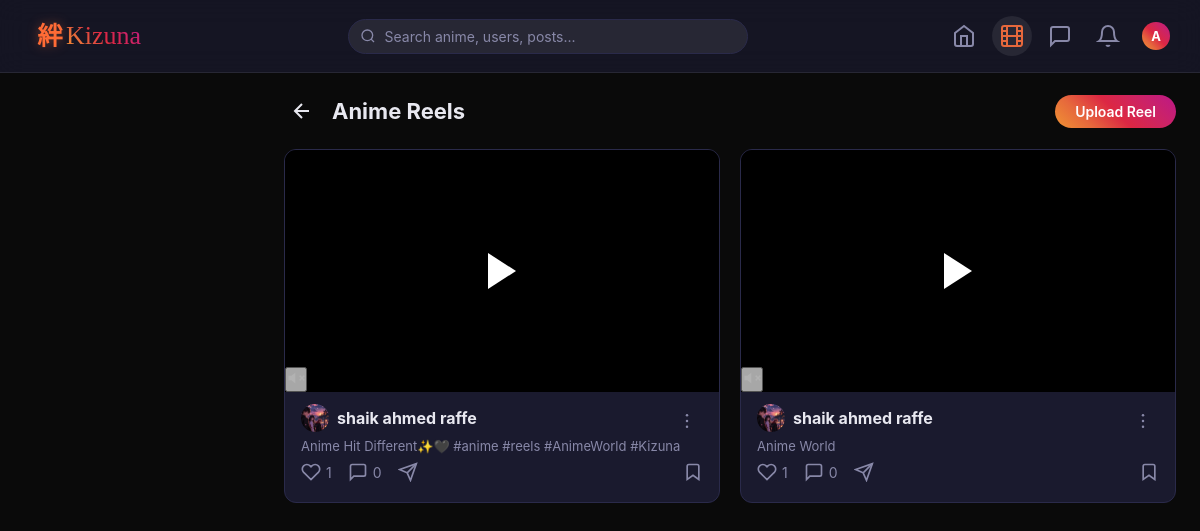
Page /reels/ (signed in) on the committed database.
### Feeds_section/models.py (models this page shows, shortened)
class Reel(models.Model):
    user = models.ForeignKey(User, on_delete=models.CASCADE, related_name='reels')
    video = models.FileField(upload_to='reels/')
    caption = models.TextField(max_length=500, blank=True)
    created_at = models.DateTimeField(auto_now_add=True)
    class Meta:
        ordering = ['-created_at']
    @property
    def likes_count(self):
        return self.reel_likes.count()
    @property
    def comments_count(self):
        return self.reel_comments.count()

### Profile/models.py (models this page shows, shortened)
class UserProfile(models.Model):
    COMMENT_CHOICES = [('everyone', 'Everyone'), ('following', 'People You Follow'), ('nobody', 'No One')]
    TAG_CHOICES = [('everyone', 'Everyone'), ('following', 'People You Follow'), ('nobody', 'No One')]
    user = models.OneToOneField(User, on_delete=models.CASCADE, related_name='profile')
    bio = models.TextField(max_length=300, blank=True)
    profile_pic = models.ImageField(upload_to='profile_pics/', blank=True)
    followers = models.ManyToManyField(User, related_name='following_profiles', blank=True)
    is_private = models.BooleanField(default=False)
    allow_comments = models.CharField(max_length=10, choices=COMMENT_CHOICES, default='everyone')
    allow_tags = models.CharField(max_length=10, choices=TAG_CHOICES, default='everyone')
    close_friends = models.ManyToManyField(User, related_name='close_friend_of', blank=True)
    blocked_users = models.ManyToManyField(User, related_name='blocked_by', blank=True)

### Feeds_section/views.py (the view)
# urls.py: path('reels/', views.reels, name='reels'),
@login_required
def reels(request):
    all_reels = Reel.objects.select_related('user', 'user__profile').prefetch_related('reel_likes', 'reel_comments')[:20]
    reel_form = ReelForm()
    comment_form = ReelCommentForm()
    recent_convos = Conversation.objects.filter(
        participants=request.user
    ).prefetch_related('participants', 'participants__profile').order_by('-updated_at')[:10]
    recent_chat_users = []
    for conv in recent_convos:
        other = conv.participants.exclude(id=request.user.id).first()
        if other and other not in [u['user'] for u in recent_chat_users]:
            recent_chat_users.append({
                'user': other,
                'username': other.username,
                'pic_url': other.profile.profile_pic.url if other.profile.profile_pic else '',
                'initial': other.username[0].upper(),
            })
    reel_liked_ids = set(ReelLike.objects.filter(user=request.user).values_list('reel_id', flat=True))
    reel_saved_ids = set(SavedReel.objects.filter(user=request.user).values_list('reel_id', flat=True))
    return render(request, 'reels/reels.html', {
        'reels': all_reels,
        'reel_form': reel_form,
        'comment_form': comment_form,
        'recent_chat_users': recent_chat_users,
        'reel_liked_ids': reel_liked_ids,
        'reel_saved_ids': reel_saved_ids,
    })

### Feeds_section/forms.py
class ReelForm(forms.ModelForm):
    class Meta:
        model = Reel
        fields = ['video', 'caption']
        widgets = {
            'video': forms.FileInput(attrs={'accept': 'video/*'}),
            'caption': forms.Textarea(attrs={
                'placeholder': 'Write a caption...',
                'rows': 2,
            }),
        }

class ReelCommentForm(forms.ModelForm):
    class Meta:
        model = ReelComment
        fields = ['text']
        widgets = {
            'text': forms.TextInput(attrs={
                'placeholder': 'Add a comment...',
            }),
        }

### templates/reels/reels.html (shortened to what this page needs)
{% extends 'base_app.html' %}
{% block content %}
<div class="reels-page">
    <div class="reels-header">
        <div style="display:flex;align-items:center;gap:12px;">
            <a href="{% url 'home' %}" class="back-btn" title="Back">
                <svg viewBox="0 0 24 24" width="24" height="24" fill="none" stroke="currentColor" stroke-width="2"><line x1="19" y1="12" x2="5" y2="12"/><polyline points="12,19 5,12 12,5"/></svg>
            </a>
            <h2>Anime Reels</h2>
        </div>
        <button class="btn-post" onclick="document.getElementById('reel-modal').classList.add('show')">Upload Reel</button>
    </div>
    <div class="reels-grid">
        {% for reel in reels %}
        <div class="reel-card">
            <div class="reel-video">
                <video src="{{ reel.video.url }}" loop playsinline preload="metadata" onclick="toggleReelPlay(this)"></video>
                <div class="reel-play-icon">
                    <svg viewBox="0 0 24 24" width="48" height="48" fill="white"><polygon points="5,3 19,12 5,21"/></svg>
                </div>
                <button class="reel-mute-btn" onclick="toggleReelMute(event, this)">
                    <svg class="mute-icon" viewBox="0 0 24 24" width="18" height="18" fill="white"><path d="M11 5L6 9H2v6h4l5 4V5z"/><line x1="23" y1="9" x2="17" y2="15" stroke="white" stroke-width="2"/><line x1="17" y1="9" x2="23" y2="15" stroke="white" stroke-width="2"/></svg>
                </button>
            </div>
            <div class="reel-info">
                <div class="reel-info-header">
                    <a href="{% url 'profile' reel.user.username %}" class="reel-user">
                        {% if reel.user.profile.profile_pic %}
                            <img src="{{ reel.user.profile.profile_pic.url }}" class="reel-avatar" alt="">
                        {% else %}
                            <div class="reel-avatar-placeholder">{{ reel.user.username.0|upper }}</div>
                        {% endif %}
                        <strong>{{ reel.user.username }}</strong>
                    </a>
                    <div class="post-options">
                        <button class="post-options-btn" onclick="this.parentElement.classList.toggle('open')" title="Options">
                            <svg viewBox="0 0 24 24" width="20" height="20" fill="currentColor"><circle cx="12" cy="5" r="1.5"/><circle cx="12" cy="12" r="1.5"/><circle cx="12" cy="19" r="1.5"/></svg>
                        </button>
                    </div>
                </div>
                {% if reel.caption %}<p class="reel-caption">{{ reel.caption }}</p>{% endif %}
                <div class="reel-actions">
                    <a href="{% url 'like_reel' reel.id %}?next={% url 'reels' %}" class="action-btn {% if reel.id in reel_liked_ids %}liked{% endif %}">
                        <svg viewBox="0 0 24 24" width="20" height="20" fill="{% if reel.id in reel_liked_ids %}#ed4956{% else %}none{% endif %}" stroke="{% if reel.id in reel_liked_ids %}#ed4956{% else %}currentColor{% endif %}" stroke-width="2"><path d="M20.84 4.61a5.5 5.5 0 0 0-7.78 0L12 5.67l-1.06-1.06a5.5 5.5 0 0 0-7.78 7.78l1.06 1.06L12 21.23l7.78-7.78 1.06-1.06a5.5 5.5 0 0 0 0-7.78z"/></svg>
                        <span>{{ reel.likes_count }}</span>
                    </a>
                    <button class="action-btn toggle-reel-comments" data-reel="{{ reel.id }}">
                        <svg viewBox="0 0 24 24" width="20" height="20" fill="none" stroke="currentColor" stroke-width="2"><path d="M21 15a2 2 0 0 1-2 2H7l-4 4V5a2 2 0 0 1 2-2h14a2 2 0 0 1 2 2z"/></svg>
                        <span>{{ reel.comments_count }}</span>
                    </button>
                    <button class="action-btn share-btn" onclick="openShareModal({{ reel.id }}, 'reel')">
                        <svg viewBox="0 0 24 24" width="20" height="20" fill="none" stroke="currentColor" stroke-width="2"><line x1="22" y1="2" x2="11" y2="13"/><polygon points="22,2 15,22 11,13 2,9"/></svg>
                    </button>
                    <a href="{% url 'save_reel' reel.id %}?next={% url 'reels' %}" class="action-btn save-btn {% if reel.id in reel_saved_ids %}saved{% endif %}" title="{% if reel.id in reel_saved_ids %}Unsave{% else %}Save{% endif %}">
                        <svg viewBox="0 0 24 24" width="20" height="20" fill="{% if reel.id in reel_saved_ids %}currentColor{% else %}none{% endif %}" stroke="currentColor" stroke-width="2"><path d="M19 21l-7-5-7 5V5a2 2 0 0 1 2-2h10a2 2 0 0 1 2 2z"/></svg>
                    </a>
                </div>
            </div>
        </div>
        {% empty %}
        <div class="empty-feed">
            <h3>No reels yet</h3>
            <p>Upload the first anime reel!</p>
        </div>
        {% endfor %}
    </div>
</div>
{% endblock %}

### templates/base_app.html (shortened to what this page needs)
{% load static %}
<!DOCTYPE html>
<html lang="en">
<head>
    <link rel="stylesheet" href="{% static 'css/app.css' %}">
</head>
<body>
    <nav class="navbar">
        <a href="{% url 'home' %}" class="nav-logo">
            <svg class="kizuna-icon" viewBox="0 0 48 48" width="32" height="32">
                <text x="24" y="38" text-anchor="middle" font-size="38" font-weight="900" font-family="serif" fill="url(#kgN)">絆</text>
            </svg>
            <span>Kizuna</span>
        </a>
        <form class="search-bar" action="{% url 'search' %}" method="GET">
            <svg class="search-icon" viewBox="0 0 24 24" width="16" height="16" fill="none" stroke="currentColor" stroke-width="2"><circle cx="11" cy="11" r="8"/><path d="m21 21-4.35-4.35"/></svg>
            <input type="text" name="q" placeholder="Search anime, users, posts..." value="{{ request.GET.q|default:'' }}">
        </form>
        <div class="nav-icons">
            <a href="{% url 'home' %}" class="nav-icon {% if request.resolver_match.url_name == 'home' %}active{% endif %}" title="Home">
                <svg viewBox="0 0 24 24" width="24" height="24" fill="none" stroke="currentColor" stroke-width="2"><path d="m3 9 9-7 9 7v11a2 2 0 0 1-2 2H5a2 2 0 0 1-2-2z"/><polyline points="9,22 9,12 15,12 15,22"/></svg>
            </a>
            <a href="{% url 'reels' %}" class="nav-icon {% if request.resolver_match.url_name == 'reels' %}active{% endif %}" title="Reels">
            </a>
            <a href="{% url 'inbox' %}" class="nav-icon {% if request.resolver_match.url_name == 'inbox' or request.resolver_match.url_name == 'conversation' %}active{% endif %}" title="Messages">
                <svg viewBox="0 0 24 24" width="24" height="24" fill="none" stroke="currentColor" stroke-width="2"><path d="M21 15a2 2 0 0 1-2 2H7l-4 4V5a2 2 0 0 1 2-2h14a2 2 0 0 1 2 2z"/></svg>
            </a>
            <a href="{% url 'notifications' %}" class="nav-icon {% if request.resolver_match.url_name == 'notifications' %}active{% endif %}" title="Notifications">
                <svg viewBox="0 0 24 24" width="24" height="24" fill="none" stroke="currentColor" stroke-width="2"><path d="M18 8A6 6 0 0 0 6 8c0 7-3 9-3 9h18s-3-2-3-9"/><path d="M13.73 21a2 2 0 0 1-3.46 0"/></svg>
            </a>
            <a href="{% url 'profile' username=request.user.username %}" class="nav-icon profile-link {% if request.resolver_match.url_name == 'profile' %}active{% endif %}" title="Profile">
                {% if request.user.profile.profile_pic %}
                    <img src="{{ request.user.profile.profile_pic.url }}" alt="Profile" class="nav-avatar">
                {% else %}
                    <div class="nav-avatar-placeholder">{{ request.user.username.0|upper }}</div>
                {% endif %}
            </a>
        </div>
    </nav>
    <main class="main-content">
        {% block content %}{% endblock %}
    </main>
</body>
</html>

### rows in the picture
Reel: user.profile.profile_pic (picture), user.username "shaik ahmed raffe", caption "Anime Hit Different✨🖤 #anime #reels #AnimeWorld #Kizuna", likes_count "1", comments_count "0"
Reel: user.profile.profile_pic (picture), user.username "shaik ahmed raffe", caption "Anime World", likes_count "1", comments_count "0"

### other values in the picture
{{ request.user.username.0|upper }} "A"
